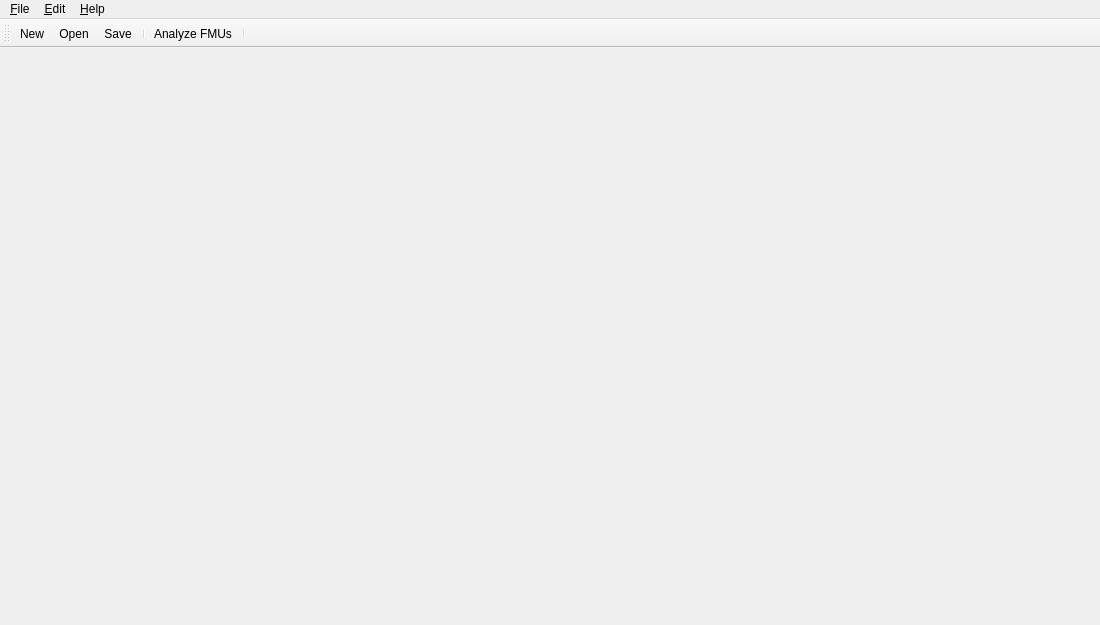
<?xml version="1.0" encoding="UTF-8"?>
<ui version="4.0">
 <class>MSIMMainWindow</class>
 <widget class="QMainWindow" name="MSIMMainWindow">
  <property name="geometry">
   <rect>
    <x>0</x>
    <y>0</y>
    <width>1100</width>
    <height>625</height>
   </rect>
  </property>
  <property name="windowIcon">
   <iconset resource="../resources/MasterSimulator.qrc">
    <normaloff>:/gfx/logo/icon_64.jpg</normaloff>:/gfx/logo/icon_64.jpg</iconset>
  </property>
  <widget class="QWidget" name="centralWidget"/>
  <widget class="QMenuBar" name="menuBar">
   <property name="geometry">
    <rect>
     <x>0</x>
     <y>0</y>
     <width>1100</width>
     <height>25</height>
    </rect>
   </property>
   <widget class="QMenu" name="menu_File">
    <property name="title">
     <string>&amp;File</string>
    </property>
    <addaction name="actionFileNew"/>
    <addaction name="actionFileOpen"/>
    <addaction name="actionFileReload"/>
    <addaction name="actionFileRecentProjects"/>
    <addaction name="actionFileSave"/>
    <addaction name="actionFileSaveAs"/>
    <addaction name="actionFileClose"/>
    <addaction name="separator"/>
    <addaction name="actionFileExport"/>
    <addaction name="separator"/>
    <addaction name="actionFileQuit"/>
   </widget>
   <widget class="QMenu" name="menu_Edit">
    <property name="title">
     <string>&amp;Edit</string>
    </property>
    <widget class="QMenu" name="menuLanguage">
     <property name="title">
      <string>Application language</string>
     </property>
    </widget>
    <addaction name="actionEditParseFMUs"/>
    <addaction name="actionEditTextEditProject"/>
    <addaction name="separator"/>
    <addaction name="actionEditPreferences"/>
    <addaction name="menuLanguage"/>
   </widget>
   <widget class="QMenu" name="menu_Help">
    <property name="title">
     <string>&amp;Help</string>
    </property>
    <addaction name="actionHelpAboutMasterSim"/>
    <addaction name="actionHelpAboutQt"/>
   </widget>
   <addaction name="menu_File"/>
   <addaction name="menu_Edit"/>
   <addaction name="menu_Help"/>
  </widget>
  <widget class="QToolBar" name="toolBar">
   <property name="windowTitle">
    <string>Main toolbar</string>
   </property>
   <attribute name="toolBarArea">
    <enum>TopToolBarArea</enum>
   </attribute>
   <attribute name="toolBarBreak">
    <bool>false</bool>
   </attribute>
   <addaction name="actionFileNew"/>
   <addaction name="actionFileOpen"/>
   <addaction name="actionFileSave"/>
   <addaction name="separator"/>
   <addaction name="actionEditParseFMUs"/>
   <addaction name="separator"/>
  </widget>
  <action name="actionFileNew">
   <property name="icon">
    <iconset resource="../resources/MasterSimulator.qrc">
     <normaloff>:/gfx/actions/24x24/filenew.png</normaloff>:/gfx/actions/24x24/filenew.png</iconset>
   </property>
   <property name="text">
    <string>New...</string>
   </property>
   <property name="toolTip">
    <string>Creates a new project</string>
   </property>
   <property name="shortcut">
    <string>Ctrl+N</string>
   </property>
  </action>
  <action name="actionFileOpen">
   <property name="icon">
    <iconset resource="../resources/MasterSimulator.qrc">
     <normaloff>:/gfx/actions/24x24/fileopen.png</normaloff>:/gfx/actions/24x24/fileopen.png</iconset>
   </property>
   <property name="text">
    <string>Open...</string>
   </property>
   <property name="toolTip">
    <string>Opens a project file.</string>
   </property>
   <property name="shortcut">
    <string>Ctrl+O</string>
   </property>
  </action>
  <action name="actionFileSave">
   <property name="icon">
    <iconset resource="../resources/MasterSimulator.qrc">
     <normaloff>:/gfx/actions/24x24/filesave.png</normaloff>:/gfx/actions/24x24/filesave.png</iconset>
   </property>
   <property name="text">
    <string>Save</string>
   </property>
   <property name="toolTip">
    <string>Saves current changes.</string>
   </property>
   <property name="shortcut">
    <string>Ctrl+S</string>
   </property>
  </action>
  <action name="actionFileSaveAs">
   <property name="text">
    <string>Save as...</string>
   </property>
   <property name="toolTip">
    <string>Saves project under new name.</string>
   </property>
   <property name="shortcut">
    <string>Ctrl+Shift+S</string>
   </property>
  </action>
  <action name="actionFileExport">
   <property name="text">
    <string>Export project package...</string>
   </property>
   <property name="toolTip">
    <string>Exports project as package.</string>
   </property>
   <property name="shortcut">
    <string>Ctrl+E</string>
   </property>
  </action>
  <action name="actionFileClose">
   <property name="text">
    <string>Close</string>
   </property>
   <property name="toolTip">
    <string>Closes current project.</string>
   </property>
  </action>
  <action name="actionFileQuit">
   <property name="text">
    <string>Quit</string>
   </property>
   <property name="toolTip">
    <string>Quits the application.</string>
   </property>
   <property name="shortcut">
    <string>Ctrl+Q</string>
   </property>
   <property name="menuRole">
    <enum>QAction::QuitRole</enum>
   </property>
  </action>
  <action name="actionFileRecentProjects">
   <property name="text">
    <string>Recent projects</string>
   </property>
  </action>
  <action name="actionEditTextEditProject">
   <property name="icon">
    <iconset resource="../resources/MasterSimulator.qrc">
     <normaloff>:/gfx/actions/24x24/edit.png</normaloff>:/gfx/actions/24x24/edit.png</iconset>
   </property>
   <property name="text">
    <string>Open project in text editor</string>
   </property>
   <property name="toolTip">
    <string>Opens the project file in a text editor</string>
   </property>
   <property name="shortcut">
    <string>F2</string>
   </property>
  </action>
  <action name="actionHelpAboutQt">
   <property name="text">
    <string>About Qt...</string>
   </property>
   <property name="menuRole">
    <enum>QAction::AboutQtRole</enum>
   </property>
  </action>
  <action name="actionHelpAboutMasterSim">
   <property name="text">
    <string>About MasterSimulator...</string>
   </property>
   <property name="menuRole">
    <enum>QAction::AboutRole</enum>
   </property>
  </action>
  <action name="actionEditPreferences">
   <property name="icon">
    <iconset resource="../resources/MasterSimulator.qrc">
     <normaloff>:/gfx/actions/24x24/edit.png</normaloff>:/gfx/actions/24x24/edit.png</iconset>
   </property>
   <property name="text">
    <string>Preferences...</string>
   </property>
   <property name="menuRole">
    <enum>QAction::PreferencesRole</enum>
   </property>
  </action>
  <action name="actionFileReload">
   <property name="icon">
    <iconset resource="../resources/MasterSimulator.qrc">
     <normaloff>:/gfx/actions/24x24/reload.png</normaloff>:/gfx/actions/24x24/reload.png</iconset>
   </property>
   <property name="text">
    <string>Reload project</string>
   </property>
   <property name="toolTip">
    <string>Reloads the current project</string>
   </property>
  </action>
  <action name="actionViewSlaves">
   <property name="checkable">
    <bool>true</bool>
   </property>
   <property name="text">
    <string>FMUs and Simulators</string>
   </property>
  </action>
  <action name="actionViewConnections">
   <property name="checkable">
    <bool>true</bool>
   </property>
   <property name="text">
    <string>Connections</string>
   </property>
  </action>
  <action name="actionViewSimulation">
   <property name="checkable">
    <bool>true</bool>
   </property>
   <property name="text">
    <string>Simulation Settings</string>
   </property>
   <property name="toolTip">
    <string>Simulation/Project settings</string>
   </property>
  </action>
  <action name="actionEditParseFMUs">
   <property name="icon">
    <iconset resource="../resources/MasterSimulator.qrc">
     <normaloff>:/gfx/actions/32x32/FMU_32x32.png</normaloff>:/gfx/actions/32x32/FMU_32x32.png</iconset>
   </property>
   <property name="text">
    <string>Analyze FMUs</string>
   </property>
   <property name="toolTip">
    <string>Extracts FMUs and reads modelDescription.xml files.</string>
   </property>
  </action>
 </widget>
 <layoutdefault spacing="6" margin="11"/>
 <resources>
  <include location="../resources/MasterSimulator.qrc"/>
 </resources>
 <connections/>
</ui>
